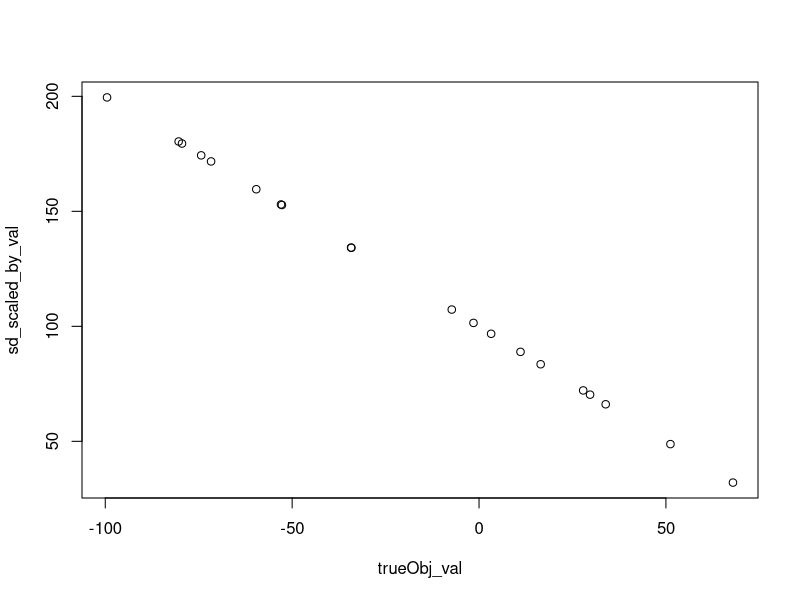
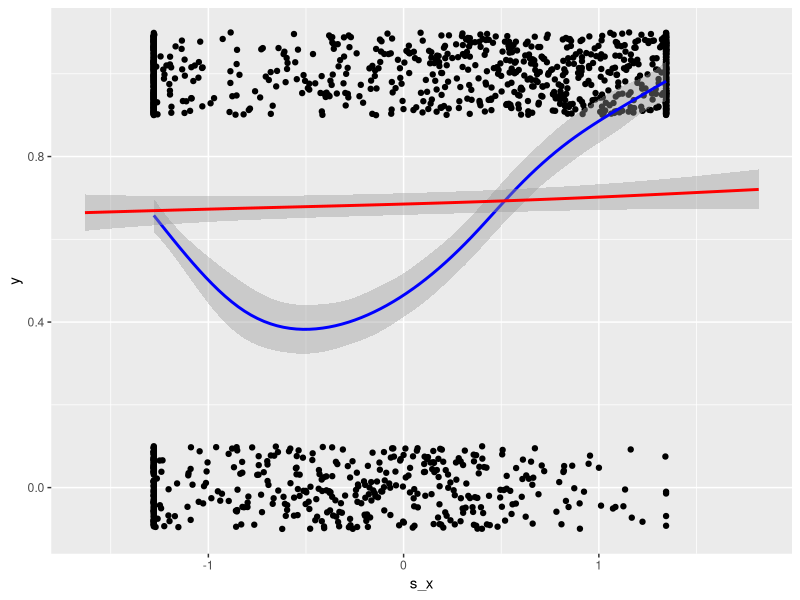

Write R code to recreate these figures, in order.
# This simulation tries to elucidate why we get U shape in trial-based and a linear relationship in average analysis. 
# Background:
# We hypothesise that the spread (i.e. variation in expectancy rating) is asymmetrical for congruent and incongruent objects.

# We create simulated data by:
# Give 20 objects true value from uniform between 100 and -100. For each person a random value with the mean of the object with standard deviation (SD) 
# that scales with mean, asymmetrically, capped at 100 and -100 (i.e. higher values are replaced by 100 and - 100. 

# Libraries
library(ggplot2)
library(plyr)

# Set up
set.seed(1241)

# Parameters
numObj  <- 20
numSub  <- 75
sdScale <- -1

# Give 20 obj true values from uniform distribution between -100 and 100.
trueObj_val      <- runif(numObj, -100, 100)

# Have an SD that scales with the true obj values
sd_scaled_by_val <- sdScale*trueObj_val - sdScale*100

plot(trueObj_val, sd_scaled_by_val)

# For each subject draw a random value with the mean of the object with sd that scales with this value
subjVal <- matrix(NA, numSub, numObj)

for(i in 1:numSub){
  for(j in 1:numObj){
    subjVal[i, j] <- rnorm(1, trueObj_val[j], sd_scaled_by_val[j])
  }
}

# Capping at -100 and 100
subjVal[subjVal > 100]  <- 100
subjVal[subjVal < -100] <- -100

# Create DF and also scale x 
df <- data.frame(sub  = rep(1:numSub, numObj),
                 obj  = rep(1:numObj, each = numSub),
                 trueObj_val = rep(trueObj_val, each = numSub),
                 x    = c(subjVal))

# Scale
df$s_trueObj_val <- scale(df$trueObj_val)
df$s_x <- scale(df$x)

# Predicting memory
beta0 <- 0
beta1 <- 1.2
beta2 <- 1.2
z     <- beta0 + beta1*df$s_x + beta2*df$s_x*df$s_x # Regression in log odds
pr    <- 1/(1+exp(-z)) # Convert to probability.
df$y  <- rbinom(numObj*numSub, 1, pr)


# Plot results
ggplot(df, aes(x = s_x, y = y)) + 
  geom_jitter(width = 0, height =  0.1) +
  geom_smooth(colour = 'blue') +
  geom_smooth(aes(x = s_trueObj_val), colour = 'red')

# calculate shift
rightShift <- abs(-100 - df$trueObj_val[df$x == -100])
leftShift  <- abs(100 - df$trueObj_val[df$x == 100])

# T Test for shift
t.test(leftShift, rightShift, var.equal = FALSE)